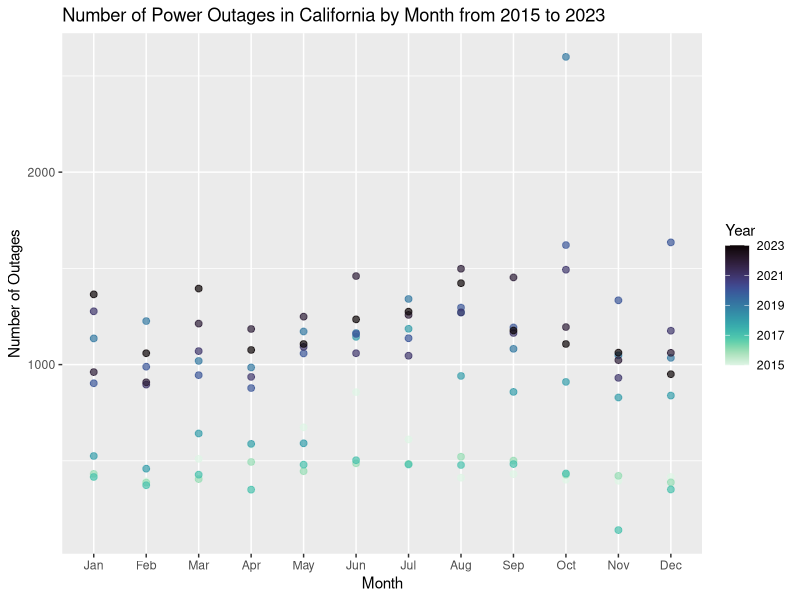
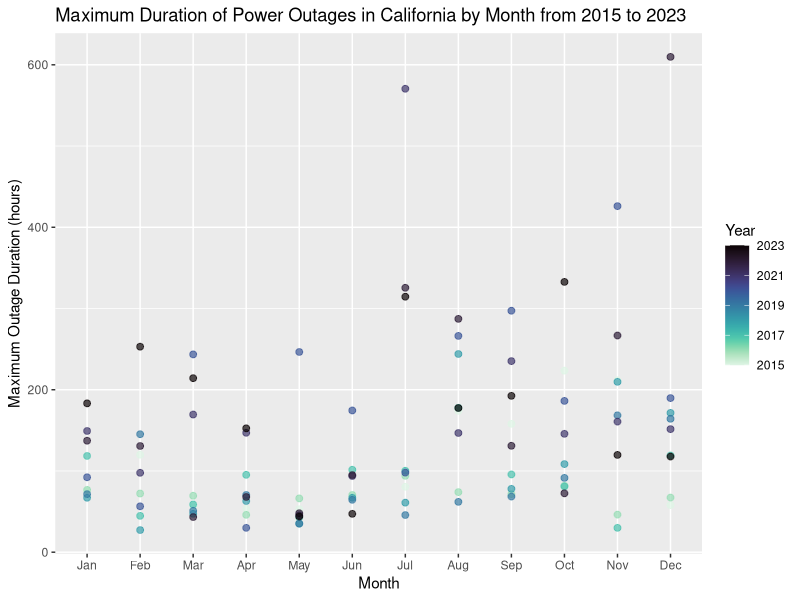
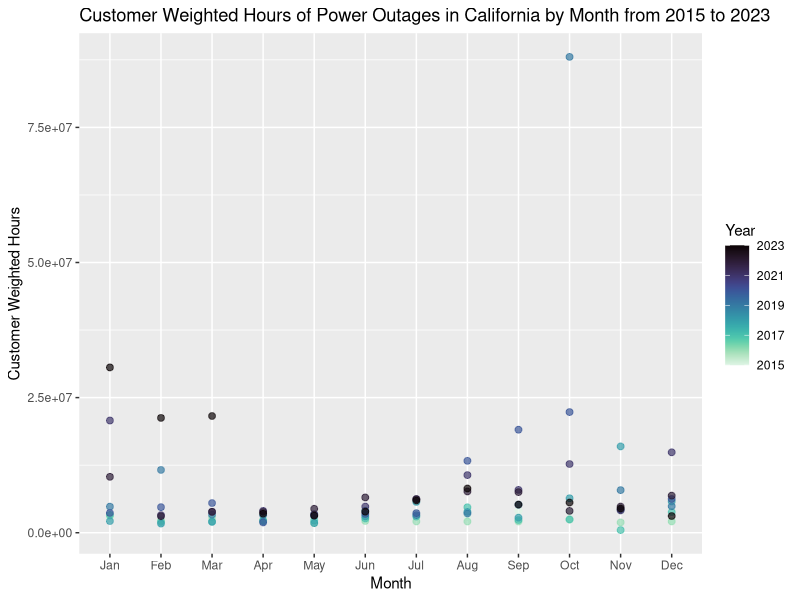

These figures' R source, in order:
## ---- chunk 1
library(tidyverse)
library(lubridate)
library(here)
library(viridis)
## ---- chunk 2
outage_group_CA <- read.csv(here('Data/Processed/outage_group_CA.csv'), 
                            stringsAsFactors = TRUE)

#read in CA data from processed folder 
#create date column, combine month + year
#remove unwanted data columns ? 

## ---- chunk 3
#processing: plots, time plot, county spatial plot? 

#monthly plot (for data visualization)
CA_monthly_plot <- outage_group_CA %>% 
  ggplot(
    mapping = aes(
      x=factor(
      month,
      levels=1:12,
      labels=month.abb),
      y = outage_count,
      color = year)
    ) +
 geom_point(size = 2, alpha = 0.7)+
 scale_color_viridis(
   option = "mako", 
   direction = -1)+
  labs(
    title = "Number of Power Outages in California by Month from 2015 to 2023",
    y = "Number of Outages",
    x = "Month",
    color = "Year",
  )

CA_monthly_plot

CA_monthly_duration_plot <- outage_group_CA %>% 
  ggplot(
    mapping = aes(
      x=factor(
      month,
      levels=1:12,
      labels=month.abb),
      y = max_outage_duration,
      color = year)
    ) +
 geom_point(size = 2, alpha = 0.7)+
 scale_color_viridis(
   option = "mako", 
   direction = -1)+
  labs(
    title = "Maximum Duration of Power Outages in California by Month from 2015 to 2023",
    y = "Maximum Outage Duration (hours)",
    x = "Month",
    color = "Year",
  )

CA_monthly_duration_plot 

CA_weighted_customers_plot <- outage_group_CA %>% 
  ggplot(
    mapping = aes(
      x=factor(
      month,
      levels=1:12,
      labels=month.abb),
      y = customer_weighted_hours,
      color = year)
    ) +
 geom_point(size = 2, alpha = 0.7)+
 scale_color_viridis(
   option = "mako", 
   direction = -1)+
  labs(
    title = "Customer Weighted Hours of Power Outages in California by Month from 2015 to 2023",
    y = "Customer Weighted Hours",
    x = "Month",
    color = "Year",
  )

CA_weighted_customers_plot

## ---- chunk 4



## ---- chunk 5

